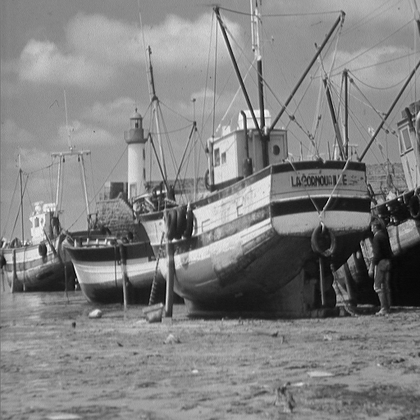
%> input picture TP_Debruitage/K-SVD/images/boats.png, 420 x 420 px, shrunk from 512 x 512 before the run
$ octave Haar.m   (GNU Octave 9; MATLAB toolbox functions it lacks are replaced by stand-ins)
%> lines starting %> are read from the running program, lines starting %| are printed output that depends on the picture
x = double(imread('K-SVD/images/boats.png'));
%> x: size 420x420 double; min 0, max 255, mean 129.7; mean of the top-left, top-right, bottom-left and bottom-right quarters 152.7, 138.1, 127.4, 100.6
% imagesc(x);
% colormap(gray);
% axis image;
Ps = mean(mean(x.*x));
%> Ps = 18984.6
sigma = sqrt(Ps/(10^(10/20)));
%> sigma = 77.48
y=x+sigma*randn(size(x));
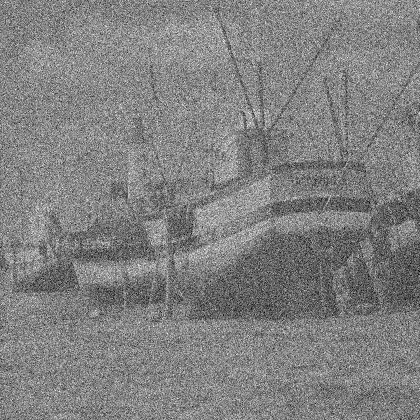
%> y: size 420x420 double; min -256.2, max 503.7, mean 129.5; drawn with min black and max white
figure(1);
subplot(1,2,1);
imagesc(y);
axis image;
colormap(gray);
subplot(1,2,2);
histogram(y);
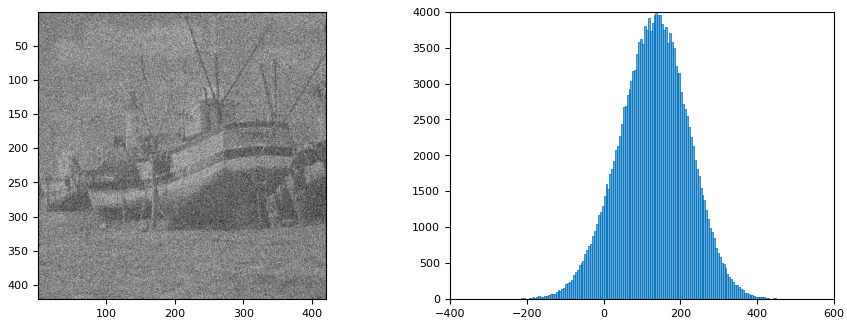
%> figure redrawn from the program's plot data, 2 panels
%> (the run ends here)

$ run again, with TP_Debruitage/K-SVD/images/PWCImage.png copied over TP_Debruitage/K-SVD/images/boats.png
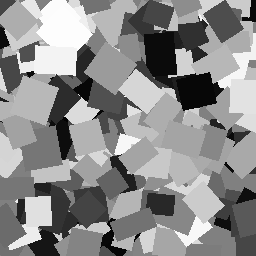
%> input picture TP_Debruitage/K-SVD/images/PWCImage.png, 256 x 256 px
%> Ps = 24147.2
%> sigma = 87.38
%> `y=x+sigma*randn(size(x));`:
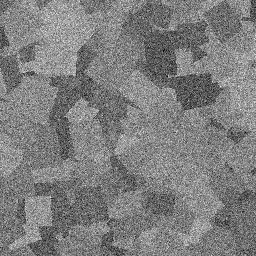
%> y: size 256x256 double; min -301.8, max 585.1, mean 138.9; drawn with min black and max white
%> `histogram(y);`:
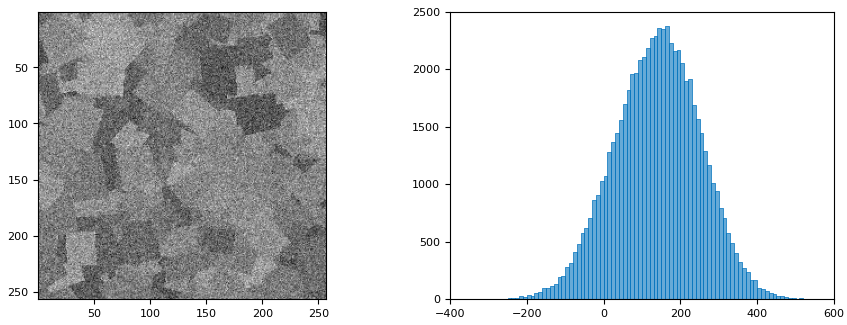
%> figure redrawn from the program's plot data, 2 panels

$ run again, with TP_Debruitage/K-SVD/images/house.png copied over TP_Debruitage/K-SVD/images/boats.png
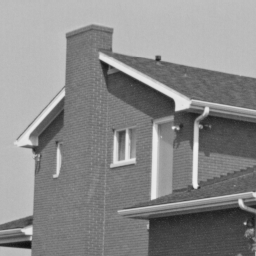
%> input picture TP_Debruitage/K-SVD/images/house.png, 256 x 256 px
%> Ps = 21157.7
%> sigma = 81.8
%> `y=x+sigma*randn(size(x));`:
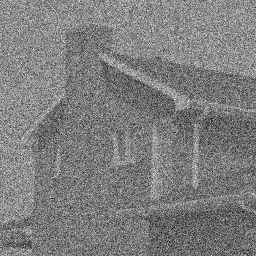
%> y: size 256x256 double; min -253.3, max 534.1, mean 137.4; drawn with min black and max white
%> `histogram(y);`:
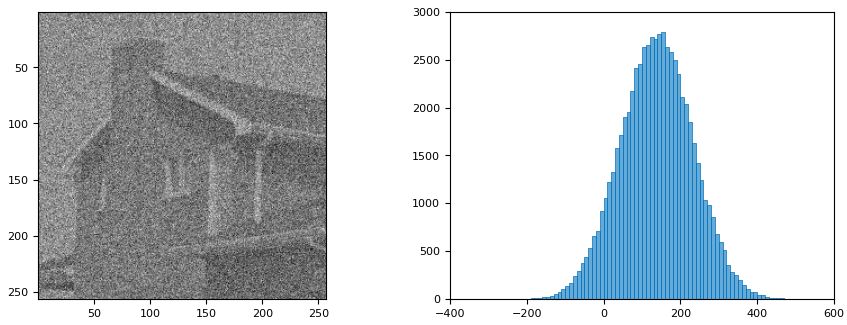
%> figure redrawn from the program's plot data, 2 panels
